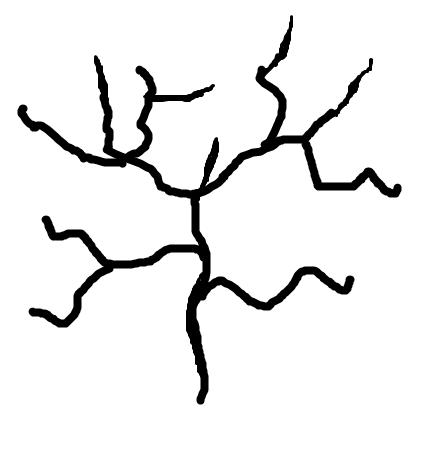
%> input picture images/my2dvessel.png, 433 x 456 px
$ octave testskeleton_2d.m   (GNU Octave 9; MATLAB toolbox functions it lacks are replaced by stand-ins)
%> lines starting %> are read from the running program, lines starting %| are printed output that depends on the picture; in (x1, y1, x2, y2) boxes, pixels count from 0 and x2, y2 are one past the last pixel; in counts of white or black regions, pixels touching at a corner belong together; the program's own positions count from 1
### skeleton.m
function S=skeleton(I,verbose)
% This function Skeleton will calculate an accurate skeleton (centerlines)
% of an object represented by an binary image / volume using the fastmarching
% distance transform.
%
% S=skeleton(I,verbose)
%
% inputs,
%	I : A 2D or 3D binary image
%	verbose : Boolean, set to true (default) for debug information
%
% outputs
%   S : Cell array with the centerline coordinates of the skeleton branches
%
% Literature
%   Robert van Uitert and Ingmar Bitter : "Subvoxel precise skeletons of volumetric
%	data base on fast marching methods", 2007.
%
% Example 2D,
%
% % Read Blood vessel image
%   I=im2double(rgb2gray(imread('images/vessels2d.png')));
%
% % Convert double image to logical
%   Ibin=I<0.5;
%
% % Use fastmarching to find the skeleton
%   S=skeleton(Ibin);
% % Display the skeleton
%   figure, imshow(Ibin); hold on;
%   for i=1:length(S)
%     L=S{i};
%     plot(L(:,2),L(:,1),'-','Color',rand(1,3));
%   end
%
%
%  Example 3D,
%
% % Read Blood vessel image
%   load('images/vessels3d');
% % Note, this data is pre-processed from Dicom ConeBeam-CT with
% % V = imfill(Vraw > 30000,'holes');
%
% % Use fastmarching to find the skeleton
%   S=skeleton(V);
%
%
% % Show the iso-surface of the vessels
% figure,
%   FV = isosurface(V,0.5)
%   patch(FV,'facecolor',[1 0 0],'facealpha',0.3,'edgecolor','none');
%   view(3)
%   camlight
% % Display the skeleton
%   hold on;
%   for i=1:length(S)
%     L=S{i};
%     plot3(L(:,2),L(:,1),L(:,3),'-','Color',rand(1,3));
%   end

if(nargin<2), verbose=true; end

if(size(I,3)>1), IS3D=true; else IS3D=false; end

% Distance to vessel boundary
BoundaryDistance=getBoundaryDistance(I,IS3D);
if(verbose),
    disp('Distance Map Constructed');
end

% Get maximum distance value, which is used as starting point of the
% first skeleton branch
[SourcePoint,maxD]=maxDistancePoint(BoundaryDistance,I,IS3D);

% Make a fastmarching speed image from the distance image
SpeedImage=(BoundaryDistance/maxD).^4;
SpeedImage(SpeedImage==0)=1e-10;

% Skeleton segments found by fastmarching
SkeletonSegments=cell(1,1000);

% Number of skeleton iterations
itt=0;

while(true)
    %if(verbose),
    %    disp(['Find Branches Iterations : ' num2str(itt)]);
    %end

    % Do fast marching using the maximum distance value in the image
    % and the points describing all found branches are sourcepoints.
    [T,Y] = msfm(SpeedImage, SourcePoint, false, false);

    % Trace a branch back to the used sourcepoints
    StartPoint=maxDistancePoint(Y,I,IS3D);

    ShortestLine=shortestpath(T,StartPoint,SourcePoint,1,'rk4');
    % Calculate the length of the new skeleton segment
    linelength=GetLineLength(ShortestLine,IS3D);

    % Stop finding branches, if the lenght of the new branch is smaller
    % then the diameter of the largest vessel
    if(linelength<maxD*2), break; end;

    % Store the found branch skeleton
    itt=itt+1;
    SkeletonSegments{itt}=ShortestLine;

    % Add found branche to the list of fastmarching SourcePoints
    SourcePoint=[SourcePoint ShortestLine'];
end
SkeletonSegments(itt+1:end)=[];
S=OrganizeSkeleton(SkeletonSegments,IS3D);
%if(verbose),
%    disp(['Skeleton Branches Found : ' num2str(length(S))]);
%end

% [65 lines left out: functions GetLineLength, OrganizeSkeleton, not called in this run]

function BoundaryDistance=getBoundaryDistance(I,IS3D)
% Calculate Distance to vessel boundary

% Set all boundary pixels as fastmarching source-points (distance = 0)
if(IS3D),S=ones(3,3,3); else S=ones(3,3); end
B=xor(I,imdilate(I,S));
ind=find(B(:));
if(IS3D)
    [x,y,z]=ind2sub(size(B),ind);
    SourcePoint=[x(:) y(:) z(:)]';
else
    [x,y]=ind2sub(size(B),ind);
    SourcePoint=[x(:) y(:)]';
end

% Calculate Distance to boundarypixels for every voxel in the volume
SpeedImage=ones(size(I));
BoundaryDistance = msfm(SpeedImage, SourcePoint, false, true);

% Mask the result by the binary input image
BoundaryDistance(~I)=0;

% [15 lines left out: function maxDistancePoint, not called in this run]

### testskeleton_2d.m
% Example 2D,
%
% % Read Blood vessel image
clear
clc
I=im2double(rgb2gray(imread('images/my2dvessel.png')));
%> I: size 456x433 double; min 0, max 1, mean 0.926
%
% % Convert double image to logical
Ibin=I<0.5;
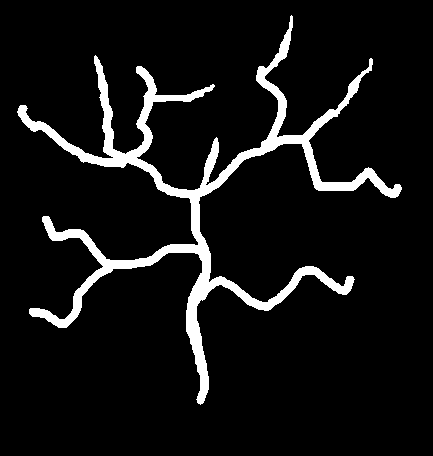
%> Ibin: size 456x433 logical; 7.5% white; 1 white region, box (x1, y1, x2, y2) and area: (17, 15, 402, 405) 14831
%
% % Use fastmarching to find the skeleton
 S=skeleton(Ibin);
%> in getBoundaryDistance, `B=xor(I,imdilate(I,S));`:
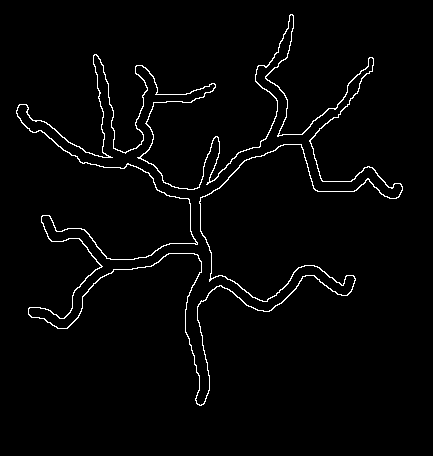
%> B: size 456x433 logical; 2.2% white in thin lines or dots, all inside (x1, y1, x2, y2) = (16, 14, 403, 406)
%> in getBoundaryDistance, `ind=find(B(:));`: ind = 4431 values from 7407 to 183503
%> in getBoundaryDistance, `[x,y]=ind2sub(size(B),ind);`: x = 4431 values, max 406 at index 2192, min 15 at index 3465, mean 190.6; y = 4431 values from 17 to 403
%> the run ends on the next line

$ run again, with images/vessels2d.png copied over images/my2dvessel.png
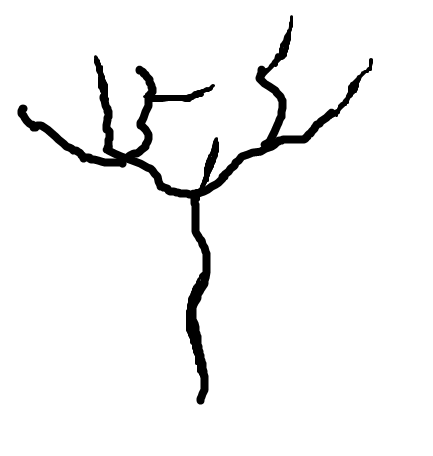
%> input picture images/vessels2d.png, 433 x 456 px
%> `Ibin=I<0.5;`:
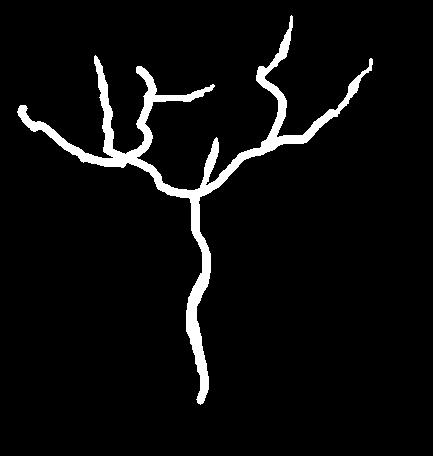
%> Ibin: size 456x433 logical; 4.8% white; 1 white region, box (x1, y1, x2, y2) and area: (17, 15, 373, 405) 9433
%> in getBoundaryDistance, `B=xor(I,imdilate(I,S));`:
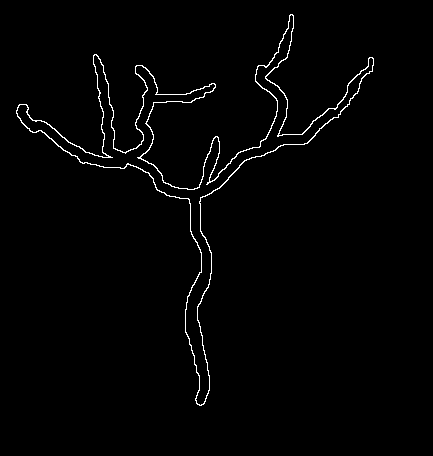
%> B: size 456x433 logical; 1.4% white in thin lines or dots, all inside (x1, y1, x2, y2) = (16, 14, 374, 406)
%> ind = 2851 values from 7407 to 170154
%> x = 2851 values, max 406 at index 1448, min 15 at index 2480, mean 154.8; y = 2851 values from 17 to 374
%> SourcePoint = 2851 columns, first 8: [111 112 113 114 108 109 110 111; 17 17 17 17 18 18 18 18]
